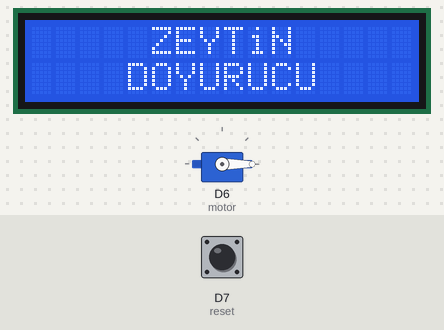
Bench run of a sketch on a simulated ESP8266 (NodeMCU). Parts: 16×2 character LCD, servo. Inputs (shaded band) come from the test bench; at power-on: D7 (reset) HIGH. WiFi joins after 1.5 s; servers stay silent unless stated; EEPROM starts erased.

Above: at 5.2 s.
At 7.5 s:
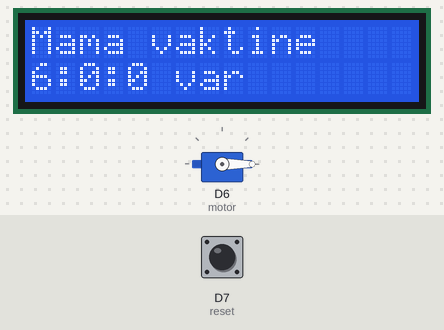
At 8.5 s:
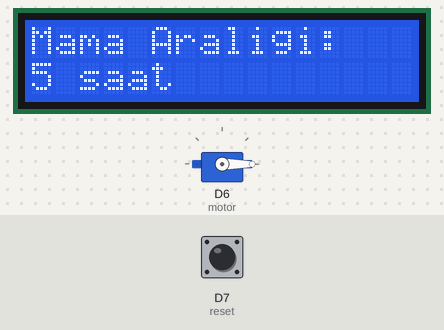
At 9.6 s:
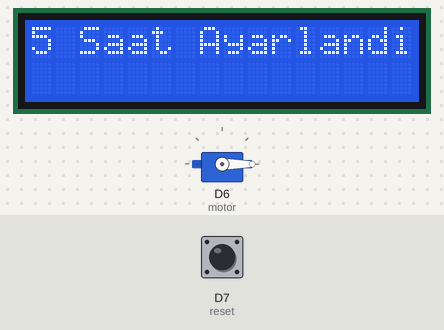

Measured:
- what the display in image 0 shows lasts 2.4 s, from 5.1 s to 7.5 s
- what the display in image 1 shows lasts 1.0 s, from 7.5 s to 8.5 s

The sketch:

pet-feeder-tr.ino
```cpp
// Wifi ve Blynk
#define BLYNK_TEMPLATE_ID           "Template ID'nizi yazın"
#define BLYNK_DEVICE_NAME           "Device Name bilgisini yazın"
#define BLYNK_AUTH_TOKEN            "Auth Token bilgisi yazın"
#define BLYNK_FIRMWARE_VERSION      "0.1.0"

#define BLYNK_PRINT Serial
#include <ESP8266WiFi.h>
#include <BlynkSimpleEsp8266.h>
char auth[] = BLYNK_AUTH_TOKEN;
char ssid[] = "Bağlanılacak wifi adı";
char pass[] = "Bağlanılacak wifi şifresi";

WiFiEventHandler gotIpEventHandler, disconnectedEventHandler;
int checkPeriod = 1800000; // Blynk bağlantısının kontrol edileceği zaman aralığı // 30 dakika (1800000 milisaniye)
unsigned long currTime = 0;
bool BlynkStatus = false;
int blynktimevalue;

// Blynk bağlantı kontrolü
void CheckBlynk(){
  if (WiFi.status() == WL_CONNECTED) { // Wifi bağlı ise
    BlynkStatus = Blynk.connected();
    if(!BlynkStatus == 1){ // Blynk bağlı değil ise
      Blynk.config(auth, BLYNK_DEFAULT_DOMAIN, BLYNK_DEFAULT_PORT);
      Blynk.connect(5000); // Blynk'e bağlan
    }
  } else {
    Blynk.disconnect(); // Wifi bağlı değil ise Blynk bağlantısını da kes
  }
}
// //Wifi ve Blynk

#include <EEPROM.h>
#define EEPROM_SIZE 512

#include <Wire.h>
#include <LiquidCrystal_I2C.h>
#include <Servo.h>

LiquidCrystal_I2C lcd(0x27, 16, 2);
Servo motor;


long defaultTime = 21600; // Varsayılan mama verme saati // 6 saat (21600 saniye)
int multiplier = 3600;
bool status = 1; // status 0 = Süre ayarlama modu // status 1 = Mama verme geri sayım modu // ilk başta mama verme modunda çalışacak (örn: elektrik gidip gelmesi durumunda geri sayımdan başlayacak)
bool settingsactive = 0;
long feedtime = defaultTime;
long selectedTime = 0;
long second, minute, hour, eeprom_second, eeprom_minute, eeprom_hour;
bool bylnkbtn = 0;
bool restartbtn = 0;

#define pot A0
#define reset D7

// EEPROM; elektrikle silinebilir programlanabilir salt okunur bellek.
long eeprom_val;
long EEPROMReadlong(long address) {
  long four = EEPROM.read(address);
  long three = EEPROM.read(address + 1);
  long two = EEPROM.read(address + 2);
  long one = EEPROM.read(address + 3);
  return ((four << 0) & 0xFF) + ((three << 8) & 0xFFFF) + ((two << 16) & 0xFFFFFF) + ((one << 24) & 0xFFFFFFFF);
}
void EEPROMWritelong(int address, long value) {
  byte four = (value & 0xFF);
  byte three = ((value >> 8) & 0xFF);
  byte two = ((value >> 16) & 0xFF);
  byte one = ((value >> 24) & 0xFF);

  EEPROM.write(address, four);
  EEPROM.write(address + 1, three);
  EEPROM.write(address + 2, two);
  EEPROM.write(address + 3, one);
}

// Geri sayımdaki son süreyi eeprom'a yazıyoruz
void eeprom(){
    EEPROMWritelong(0, feedtime);
    EEPROM.commit();
}
// /EEPROM //

void setup()
{
  Serial.begin(115200);

  // Wifi ve Blynk
  gotIpEventHandler = WiFi.onStationModeGotIP([](const WiFiEventStationModeGotIP& event){});
  disconnectedEventHandler = WiFi.onStationModeDisconnected([](const WiFiEventStationModeDisconnected& event){});
  WiFi.begin(ssid, pass);
  delay(5000);
  // //Wifi ve Blynk

  EEPROM.begin(512);

  lcd.init();
  lcd.backlight();
  motor.write(0);
  lcd.clear();
  pinMode(reset, INPUT_PULLUP);
  lcd.begin(16, 2);
  motor.attach(D6, 500, 2400);
  lcd.setCursor(5, 0);
  lcd.print("ZEYTiN");
  lcd.setCursor(4, 1);
  lcd.print("DOYURUCU");
  delay(2000);
  CheckBlynk();
}
void loop()
{
  // Blynk
  if(millis() >= currTime + checkPeriod){
      currTime += checkPeriod;
      CheckBlynk();
  }
  // // Blynk


  // Eğer status 1 ise yani mama verme geri sayım modundaysa mama fonksiyonunu çalıştırıyoruz
  if (status == 1) {
    if(settingsactive == 0){
      eeprom_val = EEPROMReadlong(0);
      if(int(eeprom_val) == 0 || isnan(int(eeprom_val)) || int(eeprom_val) < 0 || int(eeprom_val) > 36000){ // eğer eeprom'daki veri bozuk ise varsayılan süre ile geri sayımı başlat
        feed();
      } else { // bozuk değil ise geçici bellekteki son süreden geri sayıma devam et
        feedtime = eeprom_val;
        feed();
      }
    }
  } else { // Eğer status 0 yani süre ayarlama modunda ise kullanıcıdan potansiyometre ile süreyi alıyoruz.
    Blynk.run();
    settingsactive = 1;
    lcd.clear();
    selectedTime = analogRead(pot);
    selectedTime = map(selectedTime, 0, 1023, 10, 0);
    lcd.setCursor(0, 0);
    lcd.print("Mama Araligi:");
    lcd.setCursor(0, 1);
    lcd.print(String(selectedTime) + " saat");
    delay(1000);
    if (digitalRead(reset) == 1) { // butona basıldığında ayarlanan saati kaydet ve geri sayım moduna dön
      feedtime = selectedTime * multiplier;
      lcd.clear();
      lcd.setCursor(0, 0);
      lcd.print(String(selectedTime) + " Saat Ayarlandi");
      EEPROMWritelong(0, feedtime);
      EEPROM.commit();
      delay(1500);
      status = 1;
    }
  }
}

// Blynk
BLYNK_WRITE(V1) { // Blynk uygulamasından butona basıldığında motoru çalıştırarak mama ver.
  bylnkbtn = param.asInt();
  if (bylnkbtn == 1) {
    servo();
  }
}
BLYNK_WRITE(V5) {
  blynktimevalue = param.asInt(); // Blynk uygulamasından seçilen süreyi al
}
BLYNK_WRITE(V6) {
  bylnkbtn = param.asInt(); // Blynk uygulamasından seçilen süreyi kaydet ve geri sayım için ayarla
  if (bylnkbtn == 1) {
    selectedTime = blynktimevalue;
    if(selectedTime == 0) { // Eğer uygulamadan 0 gelirse varsayılan mama verme saatini ayarla
      feedtime = defaultTime;
    } else {
      feedtime = selectedTime * multiplier;
    }
    EEPROMWritelong(0, feedtime);
    EEPROM.commit();
    status = 1;
  }
}
BLYNK_WRITE(V7) {
  restartbtn = param.asInt();
  if (restartbtn == 1) {
    ESP.restart();
  }
}
// //Blynk

void feed()
{
  settingsactive = 0;

  // Geri sayım, süre 1 olana kadar 1'er saniye eksilip döngü devam edecek.
  while (feedtime > 0)
  {
    // Belirlediğimiz periyotta Blynk bağlantısını kontrol et ve eeprom'a süreyi yaz
    if(millis() >= currTime + checkPeriod){
        currTime += checkPeriod;
        CheckBlynk();
        eeprom();
    }
    // // Blynk

    // Ekrana yazdırmak için saniyeyi "saat:dakika:saniye" cinsine çeviriyoruz.
    second = feedtime;
    minute = second / 60;
    second = second % 60;
    hour = minute / 60;
    minute = minute % 60;
    lcd.clear();
    lcd.setCursor(0, 0);
    lcd.print("Mama vaktine");
    lcd.setCursor(0, 1);
    lcd.print(String(hour) + ":" + String(minute) + ":" + String(second) + " var");
    Blynk.virtualWrite(V2, String(hour) + ":" + String(minute) + ":" + String(second));

    delay(1000);
    // Her 1 saniyede süreyi 1 saniye eksiltiyoruz
    // Eğer süre 1 ise aşağıda eksilerek 0 olacak ve sonraki adıma geçecek
    feedtime--;
    // Süre 0 olduğunda geri sayım bitmiş olacak ve aşağıdaki kod çalışacak
    if (feedtime == 0)
    {
      // Motoru çalıştırarak yem verme işlemini yapıyoruz
      servo();

      /// Döngüyü tekrar başlatmak için süreyi ayarlıyoruz
      // değer en başta tanımladığımız gibi 0 ise yani kullanıcı potansiyometre ile yeni süre belirtmediyse süreyi varsayılan süreye eşitliyoruz
      if (selectedTime == 0) {
        feedtime = defaultTime;
      } else {
        // Kullanıcı süre belirtmişse süreyi kullanıcının seçtiği süreye eşitliyoruz
        feedtime = selectedTime * multiplier;
      }
      EEPROMWritelong(0, feedtime);
      EEPROM.commit();
    }

    // Geri sayım aktif iken butona basılırsa status 0 yani süre ayarlama moduna getiriyoruz ve geri sayımdan çıkarıyoruz
    if (digitalRead(reset) == 1) {
      status = 0;
      break;
    }
  }
}
void servo() {
  lcd.clear();
  lcd.setCursor(0, 0);
  lcd.print("Afiyet olsun");
  lcd.setCursor(0, 1);
  lcd.print("Zeytin haniiim");
  motor.write(180);
  delay(2000);
  motor.write(0);
  delay(2000);
  Blynk.logEvent("yem_verildi", "Şişko zeytin mutlu!");
}
```
